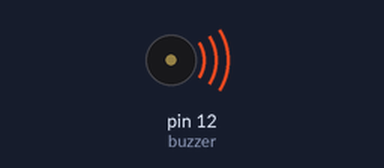
Recording of a sketch running on a simulated Arduino Uno, built with avr-gcc and run on an emulated ATmega328P. Shown: buzzer (waves = sounding).

Above: at 0.2 s.
At 8.7 s:
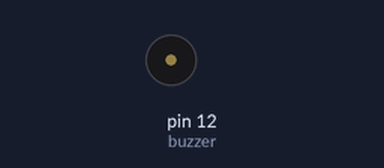
Timing chart, 0 to 13.0 s (numbered marks = the images above):
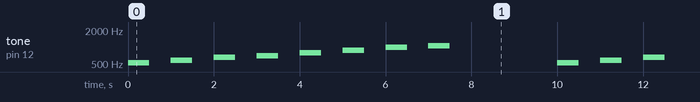

The sketch:

07_passive_buzzer.ino
```cpp
#include "pitches.h"
int buzzer = 12;
// notes in the melody:
int melody[] = {
  NOTE_C5, NOTE_D5, NOTE_E5, NOTE_F5, NOTE_G5, NOTE_A5, NOTE_B5, NOTE_C6};
int duration = 500;  // 500 miliseconds

void setup() {

}

void loop() {
  for (int thisNote = 0; thisNote < 8; thisNote++) {
    // output the voice, every scale is 0.5 sencond
    tone(buzzer, melody[thisNote], duration);

    // Output the voice after several minutes
    delay(1000);
  }

  // restart after two seconds
  delay(2000);
}
```

Measured:
- by itself, tone on pin 12 (buzzer): repeats every 10.0 s: silent 0.50 s, 587 Hz 0.50 s, silent 0.50 s, 659 Hz 0.50 s, silent 0.50 s, 698 Hz 0.50 s, silent 0.50 s, 784 Hz 0.50 s, silent 0.50 s, 880 Hz 0.50 s, silent 0.50 s, 988 Hz 0.50 s, silent 0.50 s, 1047 Hz 0.50 s, silent 2.5 s, 523 Hz 0.50 s
